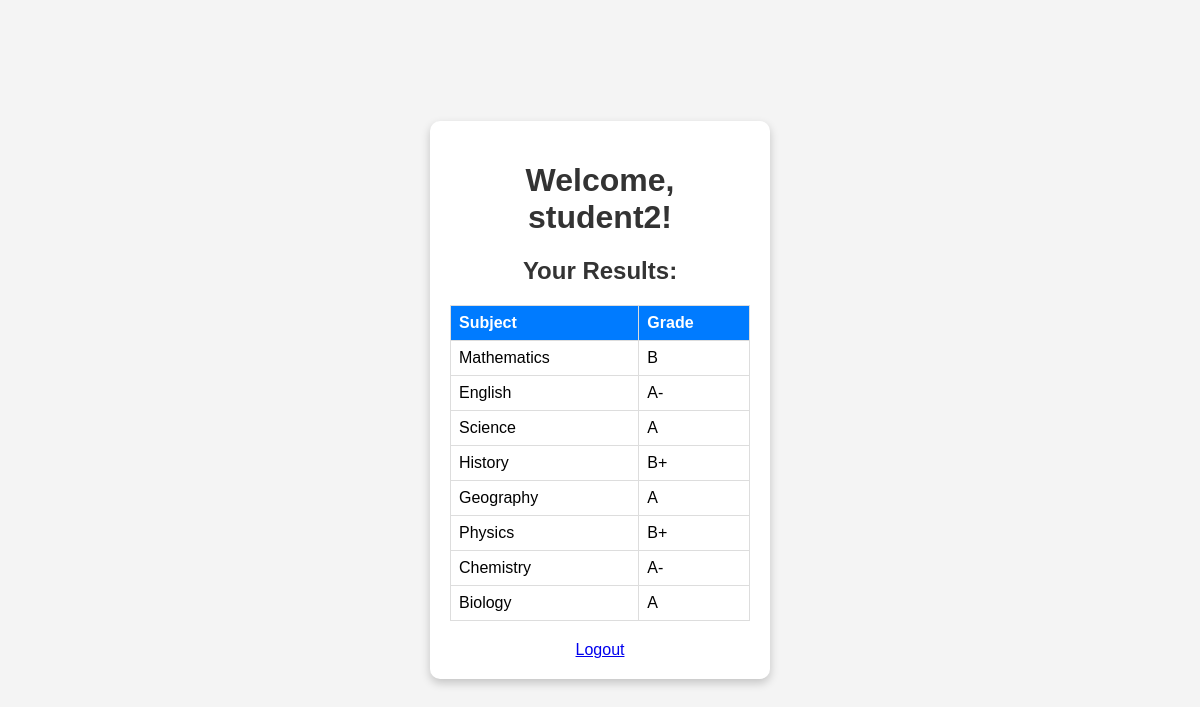
The app's page /dashboard.php (signed in) with its own data.
### tables this page shows
CREATE TABLE IF NOT EXISTS results (
    id INT AUTO_INCREMENT PRIMARY KEY,
    username VARCHAR(50) NOT NULL,
    subject VARCHAR(100) NOT NULL,
    grade VARCHAR(10) NOT NULL,
    FOREIGN KEY (username) REFERENCES users(username)
);

### dashboard.php (the view, shortened to what this page needs)
<?php
$servername = "localhost";
$username = "root";
$password = "";
$dbname = "student_portal";
$conn = new mysqli($servername, $username, $password, $dbname);
$user = $_SESSION['username'];
$sql = "SELECT subject, grade FROM results WHERE username = '$user'";
$result = $conn->query($sql);
?>
<!DOCTYPE html>
<html lang="en">
<head>
    <link rel="stylesheet" href="style.css">
</head>
<body>
    <div class="dashboard-container">
        <h1>Welcome, <?php echo htmlspecialchars($user); ?>!</h1>
        <h2>Your Results:</h2>
        <table>
            <tr>
                <th>Subject</th>
                <th>Grade</th>
            </tr>
            <?php
            if ($result->num_rows > 0) {
                while ($row = $result->fetch_assoc()) {
                    echo "<tr><td>" . htmlspecialchars($row['subject']) . "</td><td>" . htmlspecialchars($row['grade']) . "</td></tr>";
                }
            } else {
                echo "<tr><td colspan='2'>No results found</td></tr>";
            }
            ?>
        </table>
        <a href="logout.php">Logout</a>
    </div>
</body>
</html>

### style.css (style rules this page uses)
body { font-family: Arial, sans-serif; margin: 0; background-color: #f4f4f4; display: flex; justify-content: center; align-items: center; height: 100vh; }
.login-container, .dashboard-container { background-color: white; padding: 20px; border-radius: 10px; box-shadow: 0 4px 10px rgba(0, 0, 0, 0.2); width: 300px; text-align: center; }
h1, h2 { color: #333; }
input, button, table { width: 100%; padding: 10px; margin-bottom: 10px; border: 1px solid #ccc; border-radius: 5px; }
table { border-collapse: collapse; margin: 20px 0; }
th, td { border: 1px solid #ddd; padding: 8px; text-align: left; }
th { background-color: #007bff; color: white; }

### records on screen
results: subject "Mathematics", grade "B"
results: subject "English", grade "A-"
results: subject "Science", grade "A"
results: subject "History", grade "B+"
results: subject "Geography", grade "A"
results: subject "Physics", grade "B+"
results: subject "Chemistry", grade "A-"
results: subject "Biology", grade "A"

### other values on screen
$user "student2"
